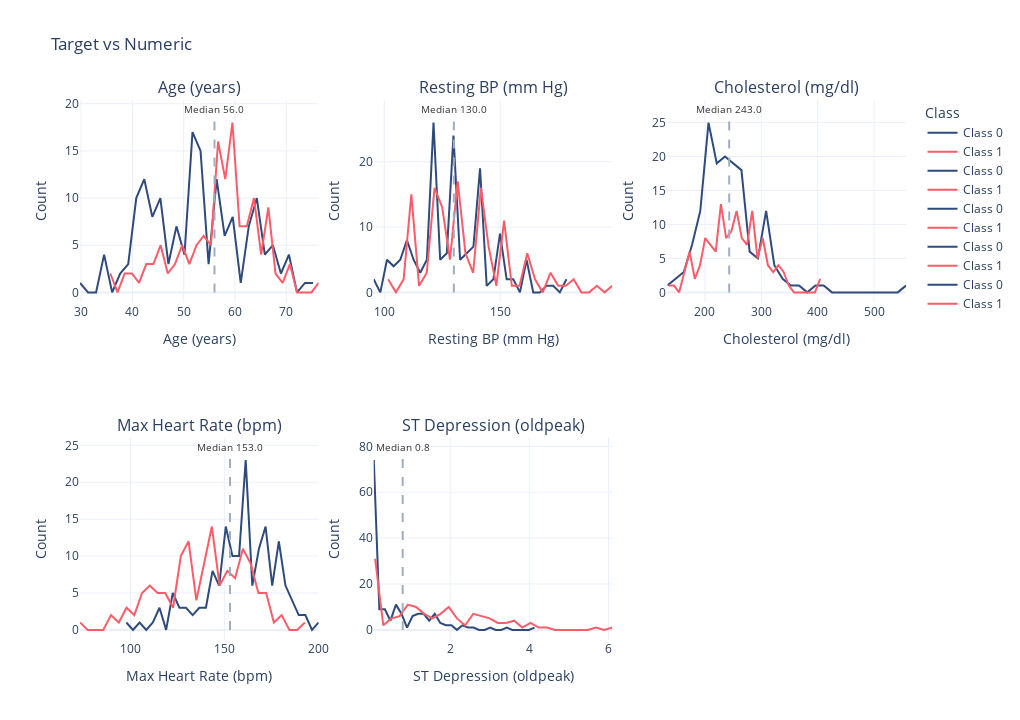

Source (notebook cell):
### Code cell
palette = {0:"#2F4B7C",1:"#F95D6A",2:"#00A7A7",3:"#FFB000",4:"#6A4C93"}

rows, cols = 2, 3
fig = make_subplots(rows=rows, cols=cols, subplot_titles=NUM)

def add_numeric_panel(fig, col, r, c):
    # Density-like smooth histogram per class, stacked for clarity
    classes = sorted(df_viz[TGT].dropna().unique())
    ymax = 0
    for k in classes:
        s = df_viz.loc[df_viz[TGT]==k, col].dropna()
        if s.empty: continue
        hist = np.histogram(s, bins=30, density=False)
        x = (hist[1][1:] + hist[1][:-1]) / 2
        y = hist[0]
        ymax = max(ymax, y.max() if len(y) else 0)
        fig.add_trace(go.Scatter(
            x=x, y=y, mode="lines", line=dict(color=palette[int(k)], width=2),
            name=f"Class {int(k)}", hovertemplate=f"{col}=%{{x}}<br>Count=%{{y}}<extra></extra>"
        ), row=r, col=c)
    # Global median and range annotation
    s_all = df_viz[col].dropna()
    if not s_all.empty:
        med = s_all.median()
        fig.add_shape(type="line", x0=med, x1=med, y0=0, y1=ymax*1.05,
                      line=dict(color="#A0AEC0", width=2, dash="dash"), row=r, col=c)
        fig.add_annotation(text=f"Median {med:.1f}", x=med, y=ymax*1.08,
                           xref=f"x{'' if (r-1)*cols+c==1 else (r-1)*cols+c}",
                           yref=f"y{'' if (r-1)*cols+c==1 else (r-1)*cols+c}",
                           showarrow=False, font=dict(size=10, color="#333"))

    fig.update_xaxes(title_text=col, row=r, col=c)
    fig.update_yaxes(title_text="Count", row=r, col=c)

r=c=1
for i, col in enumerate(NUM):
    add_numeric_panel(fig, col, r, c)
    c += 1
    if c > cols: c, r = 1, r+1

fig.update_layout(height=720, width=1020, title_text="Target vs Numeric",
                  template="plotly_white", legend_title="Class")
fig.show()

### Figure 1 — Plotly figure (JSON) as saved in the notebook; plotly's stock layout.template omitted (floating-point values rounded to 4 significant figures)
{"data": [{"hovertemplate": "Age (years)=%{x}<br>Count=%{y}<extra></extra>", "line": {"color": "#2F4B7C", "width": 2}, "mode": "lines", "name": "Class 0", "type": "scatter", "x": [29.78, 31.35, 32.92, 34.48, 36.05, 37.62, 39.18, 40.75, 42.32, 43.88, 45.45, 47.02, 48.58, 50.15, 51.72, 53.28, 54.85, 56.42, 57.98, 59.55, 61.12, 62.68, 64.25, 65.82, 67.38, 68.95, 70.52, 72.08, 73.65, 75.22], "xaxis": "x", "y": [1, 0, 0, 4, 0, 2, 3, 10, 12, 8, 10, 3, 7, 4, 17, 15, 3, 12, 6, 8, 1, 7, 10, 4, 5, 2, 4, 0, 1, 1], "yaxis": "y"}, {"hovertemplate": "Age (years)=%{x}<br>Count=%{y}<extra></extra>", "line": {"color": "#F95D6A", "width": 2}, "mode": "lines", "name": "Class 1", "type": "scatter", "x": [35.7, 37.1, 38.5, 39.9, 41.3, 42.7, 44.1, 45.5, 46.9, 48.3, 49.7, 51.1, 52.5, 53.9, 55.3, 56.7, 58.1, 59.5, 60.9, 62.3, 63.7, 65.1, 66.5, 67.9, 69.3, 70.7, 72.1, 73.5, 74.9, 76.3], "xaxis": "x", "y": [2, 0, 2, 2, 1, 3, 3, 5, 2, 3, 5, 3, 5, 6, 5, 16, 12, 18, 7, 7, 10, 4, 9, 2, 1, 3, 0, 0, 0, 1], "yaxis": "y"}, {"hovertemplate": "Resting BP (mm Hg)=%{x}<br>Count=%{y}<extra></extra>", "line": {"color": "#2F4B7C", "width": 2}, "mode": "lines", "name": "Class 0", "type": "scatter", "x": [95.43, 98.3, 101.2, 104.0, 106.9, 109.8, 112.6, 115.5, 118.4, 121.2, 124.1, 127.0, 129.8, 132.7, 135.6, 138.4, 141.3, 144.2, 147.0, 149.9, 152.8, 155.6, 158.5, 161.4, 164.2, 167.1, 170.0, 172.8, 175.7, 178.6], "xaxis": "x2", "y": [2, 0, 5, 4, 5, 8, 5, 3, 5, 26, 5, 6, 24, 5, 6, 7, 19, 1, 2, 9, 2, 2, 0, 5, 0, 0, 1, 1, 0, 2], "yaxis": "y2"}, {"hovertemplate": "Resting BP (mm Hg)=%{x}<br>Count=%{y}<extra></extra>", "line": {"color": "#F95D6A", "width": 2}, "mode": "lines", "name": "Class 1", "type": "scatter", "x": [101.7, 105.0, 108.3, 111.7, 115.0, 118.3, 121.7, 125.0, 128.3, 131.7, 135.0, 138.3, 141.7, 145.0, 148.3, 151.7, 155.0, 158.3, 161.7, 165.0, 168.3, 171.7, 175.0, 178.3, 181.7, 185.0, 188.3, 191.7, 195.0, 198.3], "xaxis": "x2", "y": [2, 0, 2, 15, 1, 3, 16, 13, 5, 17, 6, 3, 16, 7, 1, 11, 1, 1, 6, 2, 0, 3, 1, 1, 2, 0, 0, 1, 0, 1], "yaxis": "y2"}, {"hovertemplate": "Cholesterol (mg/dl)=%{x}<br>Count=%{y}<extra></extra>", "line": {"color": "#2F4B7C", "width": 2}, "mode": "lines", "name": "Class 0", "type": "scatter", "x": [133.3, 147.9, 162.5, 177.1, 191.7, 206.3, 220.9, 235.5, 250.1, 264.7, 279.3, 293.9, 308.5, 323.1, 337.7, 352.3, 366.9, 381.5, 396.1, 410.7, 425.3, 439.9, 454.5, 469.1, 483.7, 498.3, 512.9, 527.5, 542.1, 556.7], "xaxis": "x3", "y": [1, 2, 3, 7, 12, 25, 19, 20, 19, 18, 6, 5, 12, 4, 2, 1, 1, 0, 1, 1, 0, 0, 0, 0, 0, 0, 0, 0, 0, 1], "yaxis": "y3"}, {"hovertemplate": "Cholesterol (mg/dl)=%{x}<br>Count=%{y}<extra></extra>", "line": {"color": "#F95D6A", "width": 2}, "mode": "lines", "name": "Class 1", "type": "scatter", "x": [135.6, 144.9, 154.2, 163.4, 172.7, 182.0, 191.2, 200.5, 209.8, 219.0, 228.3, 237.6, 246.8, 256.1, 265.4, 274.6, 283.9, 293.2, 302.4, 311.7, 321.0, 330.2, 339.5, 348.8, 358.0, 367.3, 376.6, 385.8, 395.1, 404.4], "xaxis": "x3", "y": [1, 1, 0, 3, 6, 2, 4, 8, 7, 6, 13, 8, 9, 12, 8, 7, 12, 5, 8, 4, 3, 4, 3, 1, 0, 0, 0, 0, 0, 2], "yaxis": "y3"}, {"hovertemplate": "Max Heart Rate (bpm)=%{x}<br>Count=%{y}<extra></extra>", "line": {"color": "#2F4B7C", "width": 2}, "mode": "lines", "name": "Class 0", "type": "scatter", "x": [97.77, 101.3, 104.8, 108.4, 111.9, 115.4, 119.0, 122.5, 126.0, 129.6, 133.1, 136.6, 140.2, 143.7, 147.2, 150.8, 154.3, 157.8, 161.4, 164.9, 168.4, 172.0, 175.5, 179.0, 182.6, 186.1, 189.6, 193.2, 196.7, 200.2], "xaxis": "x4", "y": [1, 0, 1, 0, 1, 3, 0, 5, 3, 3, 2, 3, 3, 8, 6, 14, 10, 10, 23, 6, 11, 14, 6, 12, 6, 4, 2, 2, 0, 1], "yaxis": "y4"}, {"hovertemplate": "Max Heart Rate (bpm)=%{x}<br>Count=%{y}<extra></extra>", "line": {"color": "#F95D6A", "width": 2}, "mode": "lines", "name": "Class 1", "type": "scatter", "x": [73.07, 77.2, 81.33, 85.47, 89.6, 93.73, 97.87, 102.0, 106.1, 110.3, 114.4, 118.5, 122.7, 126.8, 130.9, 135.1, 139.2, 143.3, 147.5, 151.6, 155.7, 159.9, 164.0, 168.1, 172.3, 176.4, 180.5, 184.7, 188.8, 192.9], "xaxis": "x4", "y": [1, 0, 0, 0, 2, 1, 3, 2, 5, 6, 5, 5, 3, 10, 12, 4, 9, 14, 6, 8, 7, 11, 9, 5, 5, 1, 2, 0, 0, 1], "yaxis": "y4"}, {"hovertemplate": "ST Depression (oldpeak)=%{x}<br>Count=%{y}<extra></extra>", "line": {"color": "#2F4B7C", "width": 2}, "mode": "lines", "name": "Class 0", "type": "scatter", "x": [0.07, 0.21, 0.35, 0.49, 0.63, 0.77, 0.91, 1.05, 1.19, 1.33, 1.47, 1.61, 1.75, 1.89, 2.03, 2.17, 2.31, 2.45, 2.59, 2.73, 2.87, 3.01, 3.15, 3.29, 3.43, 3.57, 3.71, 3.85, 3.99, 4.13], "xaxis": "x5", "y": [74, 9, 9, 4, 11, 7, 1, 6, 7, 7, 4, 7, 3, 2, 2, 0, 2, 1, 1, 0, 0, 1, 0, 0, 1, 0, 0, 0, 0, 1], "yaxis": "y5"}, {"hovertemplate": "ST Depression (oldpeak)=%{x}<br>Count=%{y}<extra></extra>", "line": {"color": "#F95D6A", "width": 2}, "mode": "lines", "name": "Class 1", "type": "scatter", "x": [0.1033, 0.31, 0.5167, 0.7233, 0.93, 1.137, 1.343, 1.55, 1.757, 1.963, 2.17, 2.377, 2.583, 2.79, 2.997, 3.203, 3.41, 3.617, 3.823, 4.03, 4.237, 4.443, 4.65, 4.857, 5.063, 5.27, 5.477, 5.683, 5.89, 6.097], "xaxis": "x5", "y": [31, 2, 5, 6, 11, 10, 7, 5, 7, 10, 5, 2, 7, 6, 5, 3, 3, 4, 1, 3, 1, 1, 0, 0, 0, 0, 0, 1, 0, 1], "yaxis": "y5"}], "layout": {"annotations": [{"font": {"size": 16}, "showarrow": false, "text": "Age (years)", "x": 0.1444, "xanchor": "center", "xref": "paper", "y": 1, "yanchor": "bottom", "yref": "paper"}, {"font": {"size": 16}, "showarrow": false, "text": "Resting BP (mm Hg)", "x": 0.5, "xanchor": "center", "xref": "paper", "y": 1, "yanchor": "bottom", "yref": "paper"}, {"font": {"size": 16}, "showarrow": false, "text": "Cholesterol (mg/dl)", "x": 0.8556, "xanchor": "center", "xref": "paper", "y": 1, "yanchor": "bottom", "yref": "paper"}, {"font": {"size": 16}, "showarrow": false, "text": "Max Heart Rate (bpm)", "x": 0.1444, "xanchor": "center", "xref": "paper", "y": 0.375, "yanchor": "bottom", "yref": "paper"}, {"font": {"size": 16}, "showarrow": false, "text": "ST Depression (oldpeak)", "x": 0.5, "xanchor": "center", "xref": "paper", "y": 0.375, "yanchor": "bottom", "yref": "paper"}, {"font": {"color": "#333", "size": 10}, "showarrow": false, "text": "Median 56.0", "x": 56, "xref": "x", "y": 19.44, "yref": "y"}, {"font": {"color": "#333", "size": 10}, "showarrow": false, "text": "Median 130.0", "x": 130, "xref": "x2", "y": 28.08, "yref": "y2"}, {"font": {"color": "#333", "size": 10}, "showarrow": false, "text": "Median 243.0", "x": 243, "xref": "x3", "y": 27, "yref": "y3"}, {"font": {"color": "#333", "size": 10}, "showarrow": false, "text": "Median 153.0", "x": 153, "xref": "x4", "y": 24.84, "yref": "y4"}, {"font": {"color": "#333", "size": 10}, "showarrow": false, "text": "Median 0.8", "x": 0.8, "xref": "x5", "y": 79.92, "yref": "y5"}], "height": 720, "legend": {"title": {"text": "Class"}}, "shapes": [{"line": {"color": "#A0AEC0", "dash": "dash", "width": 2}, "type": "line", "x0": 56, "x1": 56, "xref": "x", "y0": 0, "y1": 18.9, "yref": "y"}, {"line": {"color": "#A0AEC0", "dash": "dash", "width": 2}, "type": "line", "x0": 130, "x1": 130, "xref": "x2", "y0": 0, "y1": 27.3, "yref": "y2"}, {"line": {"color": "#A0AEC0", "dash": "dash", "width": 2}, "type": "line", "x0": 243, "x1": 243, "xref": "x3", "y0": 0, "y1": 26.25, "yref": "y3"}, {"line": {"color": "#A0AEC0", "dash": "dash", "width": 2}, "type": "line", "x0": 153, "x1": 153, "xref": "x4", "y0": 0, "y1": 24.15, "yref": "y4"}, {"line": {"color": "#A0AEC0", "dash": "dash", "width": 2}, "type": "line", "x0": 0.8, "x1": 0.8, "xref": "x5", "y0": 0, "y1": 77.7, "yref": "y5"}], "title": {"text": "Target vs Numeric"}, "width": 1020, "xaxis": {"anchor": "y", "domain": [0, 0.2889], "title": {"text": "Age (years)"}}, "xaxis2": {"anchor": "y2", "domain": [0.3556, 0.6444], "title": {"text": "Resting BP (mm Hg)"}}, "xaxis3": {"anchor": "y3", "domain": [0.7111, 1], "title": {"text": "Cholesterol (mg/dl)"}}, "xaxis4": {"anchor": "y4", "domain": [0, 0.2889], "title": {"text": "Max Heart Rate (bpm)"}}, "xaxis5": {"anchor": "y5", "domain": [0.3556, 0.6444], "title": {"text": "ST Depression (oldpeak)"}}, "xaxis6": {"anchor": "y6", "domain": [0.7111, 1]}, "yaxis": {"anchor": "x", "domain": [0.625, 1], "title": {"text": "Count"}}, "yaxis2": {"anchor": "x2", "domain": [0.625, 1], "title": {"text": "Count"}}, "yaxis3": {"anchor": "x3", "domain": [0.625, 1], "title": {"text": "Count"}}, "yaxis4": {"anchor": "x4", "domain": [0, 0.375], "title": {"text": "Count"}}, "yaxis5": {"anchor": "x5", "domain": [0, 0.375], "title": {"text": "Count"}}, "yaxis6": {"anchor": "x6", "domain": [0, 0.375]}}}
